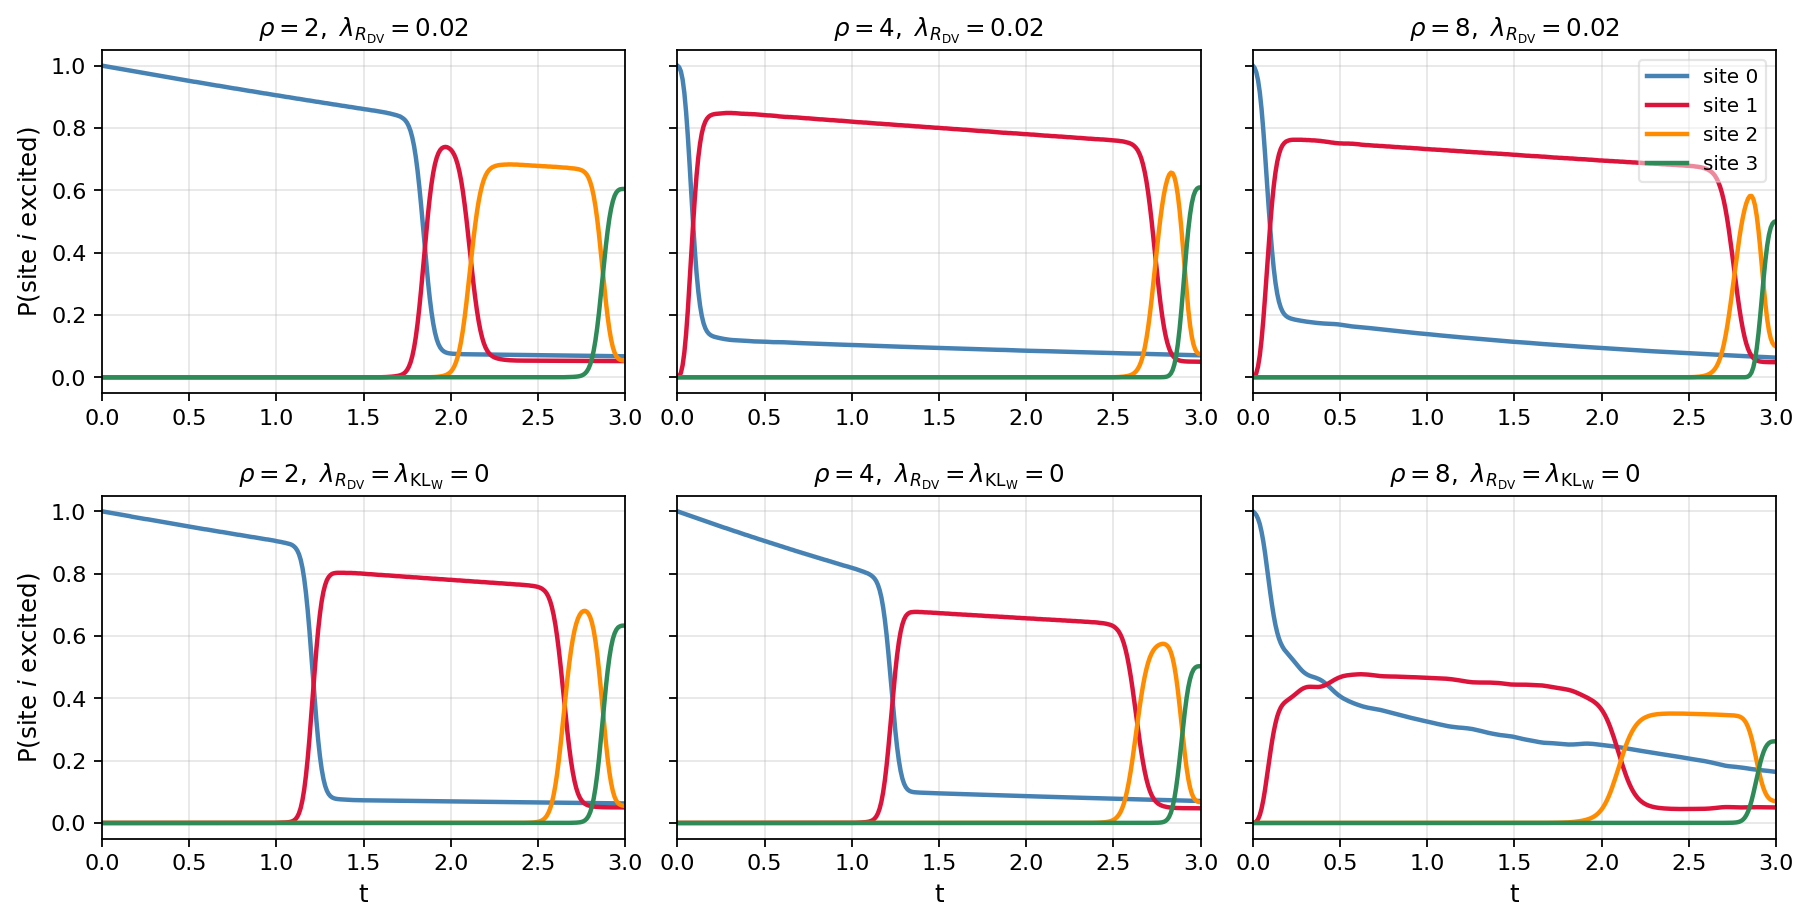

This figure's Python source:
#!/usr/bin/env python3
"""
2x3 grid: top row dv=0.02, bottom row baseline (dv=0), columns rho=2,4,8.
Each panel shows population mean +/- std across 3 seeds.
No suptitle.  Above each panel only the (rho, dv) labels.
"""
import os, glob, pickle, re
import numpy as np
import matplotlib
matplotlib.use('Agg')
import matplotlib.pyplot as plt

ROOT = '/home/mmoody/qmaxcal_paper'
SITE_COLOR = ['steelblue', 'crimson', 'darkorange', 'seagreen']


def final_snap(d):
    """Return (F, step, snap) for the snapshot at the highest step number."""
    real = os.path.realpath(d)
    cands = []
    for p in glob.glob(f'{real}/snap_*.pkl'):
        m = re.match(r'snap_(\d+)\.pkl$', os.path.basename(p))
        if not m:
            continue
        cands.append((int(m.group(1)), p))
    if not cands:
        return None
    cands.sort()
    step, path = cands[-1]
    try:
        s = pickle.load(open(path, 'rb'))
    except Exception:
        return None
    F = float(s.get('f_exact', float('nan')))
    return (F, step, s)


def load_best_seed(rho, dv):
    """Pick the (final-snapshot dict of the) seed with the highest final F across {0,1,2}."""
    base = f'{ROOT}/results/chain4/qmaxcal/variance_asym_sweep_original/r{rho:.1f}'
    dv_str = f'{dv}'
    candidates = []
    for seed in (0, 1, 2):
        d = (f'{base}/chain4_k0.3_g0.05_boost{rho:.1f}_T3.0_'
             f'kl0.0_dv{dv_str}_fl0.005_seed{seed}')
        pick = final_snap(d)
        if pick is not None and np.isfinite(pick[0]):
            F, step, snap = pick
            candidates.append((F, seed, snap))
    if not candidates:
        return None
    candidates.sort()
    return candidates[-1][2]   # snap of seed with highest final F


def plot_single(ax, snap):
    if snap is None:
        ax.text(0.5, 0.5, '(no data)', ha='center', va='center',
                transform=ax.transAxes, color='gray')
        return
    t = np.asarray(snap['t_traj'])
    for i, color in enumerate(SITE_COLOR):
        P_i = np.asarray(snap['populations'][f'P(site {i} ↑)'])
        ax.plot(t, P_i, color=color, lw=2.0, label=f'site {i}')
    ax.set_xlim(0, t[-1])
    ax.set_ylim(-0.05, 1.05)
    ax.grid(True, alpha=0.3)


fig, axes = plt.subplots(2, 3, figsize=(13.5, 6.4),
                          sharey=True, sharex=False,
                          gridspec_kw={'wspace': 0.10, 'hspace': 0.30})

# Top row: dv=0.02 (best seed); bottom row: baseline (best seed)
for col, rho in enumerate([2.0, 4.0, 8.0]):
    snap_dv = load_best_seed(rho, 0.02)
    snap_bl = load_best_seed(rho, 0.0)

    ax_top = axes[0, col]
    plot_single(ax_top, snap_dv)
    ax_top.set_title(rf'$\rho={rho:g},\ \lambda_{{R_{{\mathrm{{DV}}}}}}=0.02$',
                     fontsize=11)

    ax_bot = axes[1, col]
    plot_single(ax_bot, snap_bl)
    ax_bot.set_title(rf'$\rho={rho:g},\ \lambda_{{R_{{\mathrm{{DV}}}}}}'
                     rf'=\lambda_{{\mathrm{{KL}}_{{\mathrm{{W}}}}}}=0$',
                     fontsize=11)

    if col == 0:
        ax_top.set_ylabel('P(site $i$ excited)', fontsize=11)
        ax_bot.set_ylabel('P(site $i$ excited)', fontsize=11)
    ax_bot.set_xlabel('t', fontsize=11)

axes[0, -1].legend(fontsize=9, loc='upper right', framealpha=0.5)

out = f'{ROOT}/figures/fig_2dv_3rho_seeds.png'
plt.savefig(out, dpi=160, bbox_inches='tight')
print(f'Saved: {out}')
